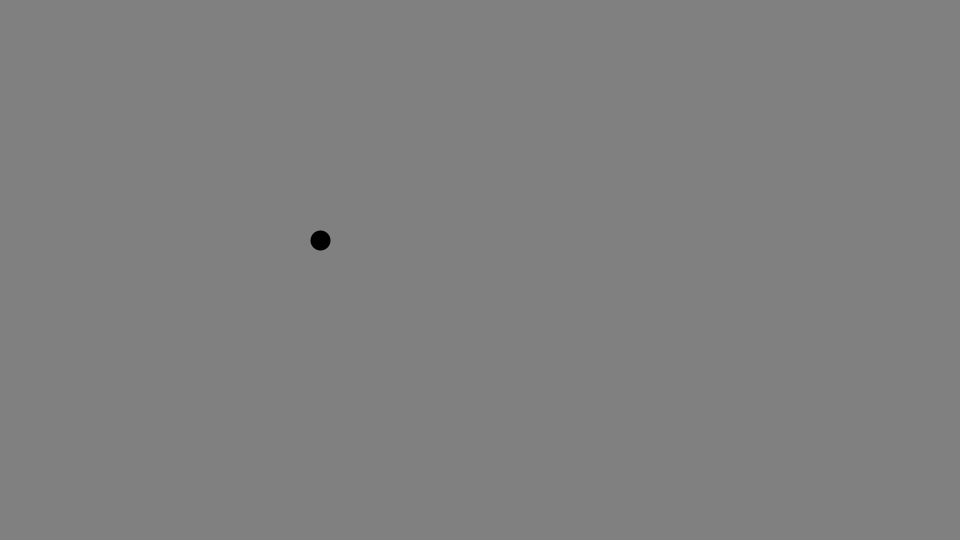
Frame 1 (no input)
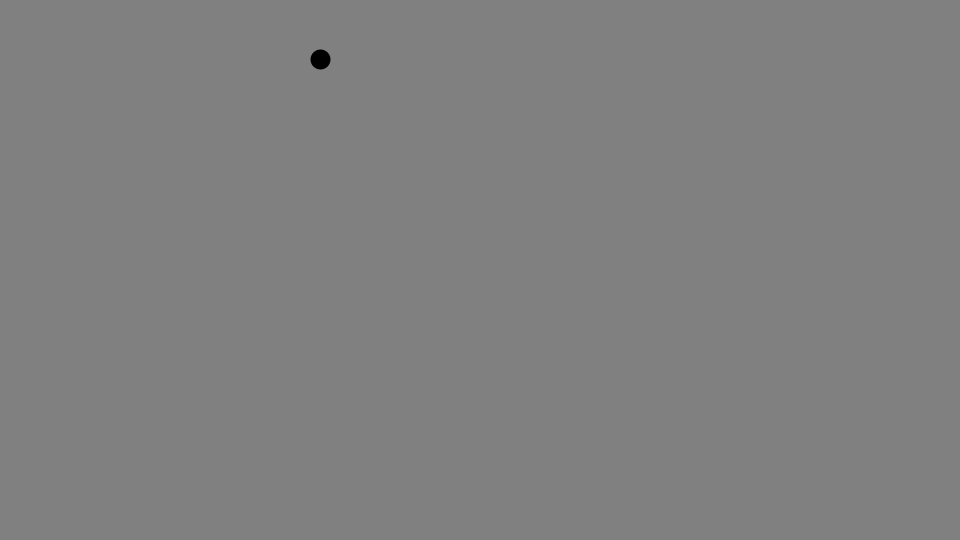
Frame 60 (the mouse pressed at the canvas centre just before this capture)
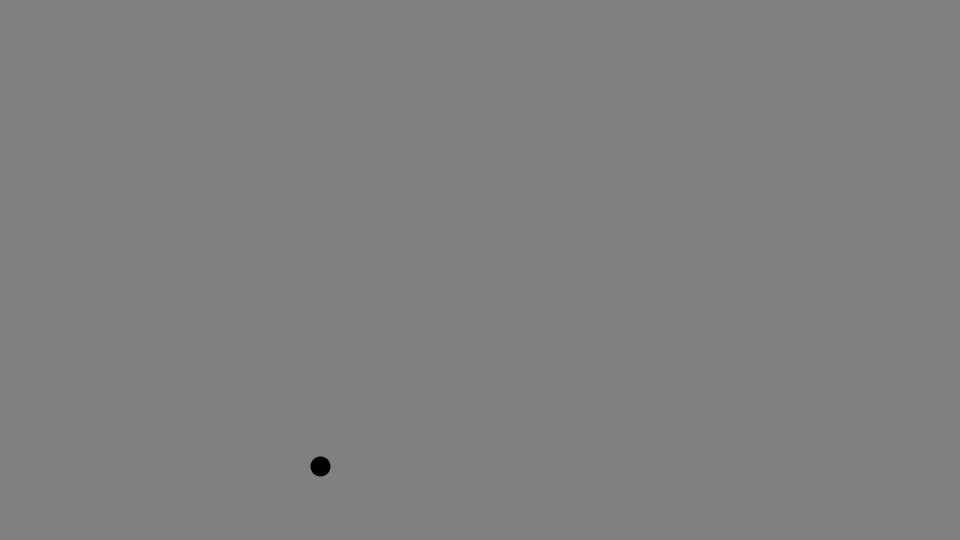
Frame 120 (the mouse held since frame 60 and released just before this capture)

The Processing sketch that drew these frames (run headless with seeded random() and noise(); from frame 60 on, the mouse is pressed at the canvas centre):

// Processing sketch: vector_ex
// ── vector_ex.pde
PVector p, v, a;

void setup(){
  size(960,540);
  p = new PVector(320,240);
  v = new PVector(0,0);
  a = new PVector(0,0.5);
}

void draw(){
  background(128);
  strokeWeight(20);
  stroke(0);
  v.add(a);
  p.add(v);
  point(p.x,p.y);
  if(p.y>height) p.y=0;
}
